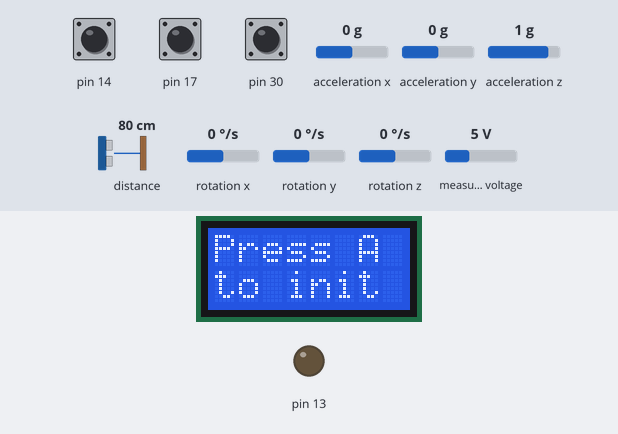
A sketch run on a simulated Arduino Leonardo, built with avr-gcc and run on an emulated ATmega32U4. On the bench: 8×2 character LCD, output pins drawn as LEDs (lit = HIGH). The inputs (shaded band) are chosen by the test bench; at power-on: pin 14 HIGH, pin 30 HIGH, pin 17 HIGH, acceleration x 0 g, acceleration y 0 g, acceleration z 1 g, distance to the obstacle 80 cm, rotation x 0 °/s, rotation y 0 °/s, rotation z 0 °/s, measured voltage 5 V. What the sketch prints to the serial monitor is not drawn.

Above: at 0.8 s.
0.9 s: pin 14 pulled LOW for 0.15 s
At 3.9 s:
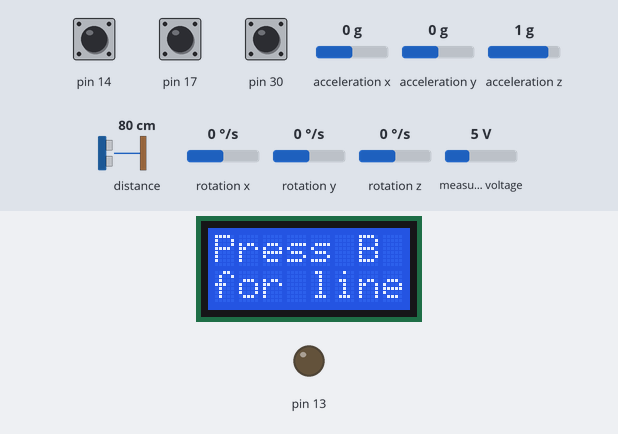
4.0 s: pin 30 pulled LOW for 0.15 s
At 4.2 s:
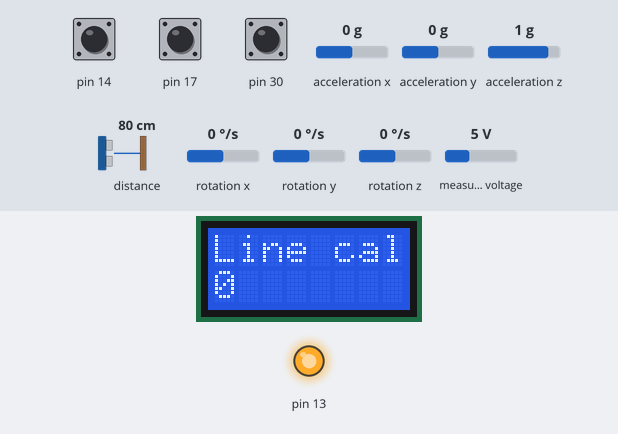
At 15.0 s:
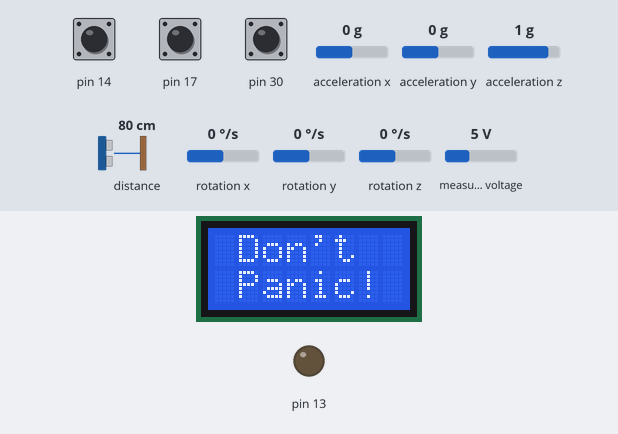
Timing chart, 0 to 15.9 s (numbered marks = the images above; inputs shaded):
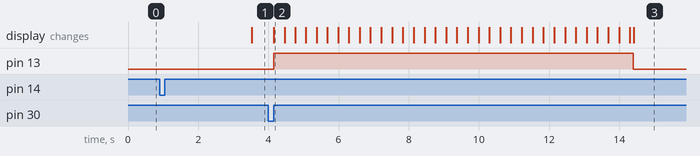

The sketch:

fsm.ino
```cpp
#include <Zumo32U4.h>
#include <Wire.h>
#include <L3G.h>

Zumo32U4ButtonA buttonA;
Zumo32U4ButtonB buttonB;
Zumo32U4ButtonC buttonC;

Zumo32U4LCD lcd;
Zumo32U4Motors motors;
Zumo32U4Encoders encoders;
Zumo32U4LineSensors lineSensors;
Zumo32U4ProximitySensors proxSensors;

L3G gyro;

bool A, B, C, D, E, F, G, H, I, J, K, L, M, N;
bool STOPPED, FOLLOW_LINE, TURN_90_CW, TURN_90_CCW, MOVE_CL;
bool obj_detected, finished, ang_reached, pos_reached, c_button, SP0, last_leg, prev_pos_reached, b_button;

float zumo_width = 0.086;
float box_width = 0.120;

int moves, motor_speed;

// other things
float bumo_voltage, gyro_noise;

// different gyro noise for the angle, not sure why this works
float gyro_noise_angle = 180.552 - 22.95;

// timing
unsigned long prev_time = 0;
unsigned long current_time = 0;
double dt = 0;

// desired signals
float r_ang = 0;
float r_spd = 0;
float r_pos = 0;
float r_yaw = 0;

// raw signals
float spd = 0;
float ang = 0;
float pos = 0;
float yaw = 0;

// y signals
float y_ang = 0;
float y_spd = 0;
float y_pos = 0;
float y_yaw = 0;

float prev_pos = 0;

// noise in sensor
float gyro_noise_ang = 180.552 - 22.95;

// error signals

// k values
float k_p_pos = 26.959208108763857;
float k_d_pos = 2.246600675730321;
float k_sum_pos = 0.1;
// float k_sum_pos = 1;

float k_sum_ang = 5;
float k_d_ang = 0.00304407866625909;
float k_i_ang = 0;
float k_p_ang = 0.0273967079963318;

float k_p_spd = 4.16873686460883;
float k_i_spd = 66.6997898337413;
float k_sum_spd = 1;

float k_p_yaw = 1.045823900452918;
float k_i_yaw = 26.145597511322936;
float k_d_yaw = 0;
float k_sum_yaw = 1;

float k_p_line = 22.636093592411786;
float k_i_line = 0;
float k_d_line = 0.754536453080393;
float k_sum_line = 0.5;

// raw signals
float e_pos = 0;
float e_ang = 0;
float e_spd = 0;
float e_yaw = 0;
float e_line = 0;

// integral of error
float integral_pos = 0;
float integral_ang = 0;
float integral_spd = 0;
float integral_yaw= 0;

// previous error
float prev_e_pos = 0;
float prev_e_ang = 0;
float prev_e_spd = 0;
float prev_e_yaw = 0;
float prev_e_line = 0;

// derivative of error
float de_pos = 0;
float de_ang = 0;
float de_spd = 0;
float de_yaw = 0;
float de_line = 0;

// outputs
float u_spd;
float u_ang;
float u_pos;
float u_yaw;

// other control things
float delta = 0;
float d = 0.0470;
float u = 0.3;
float start_pos = 0;

// conversion
float counts_to_dps = 8.75/1000.0;
float counts_to_rps = counts_to_dps*PI/180.0;
float counts_to_m = 0.000191002136569940*.95;
double microsToS = 1/1000000.0;


// line following variables
#define NUM_SENSORS 3
unsigned int lineSensorValues[NUM_SENSORS];

void setup() {

  lcd.clear();
  lcd.print(F("Press A"));
  lcd.gotoXY(0, 1);
  lcd.print(F("to init"));

  buttonA.waitForButton();

  ledRed(1);

  // control variables initialize

  SP0 = true;
  ang_reached = false;
  pos_reached = false;
  finished = false;
  obj_detected = false;
  last_leg = false;

  moves = 0;

  // find bumo voltage

  float v_tot = 0;

  for(int i = 0; i < 10; i++){
    v_tot += readBatteryMillivolts();

  }

  v_tot /= 10.0;

  bumo_voltage = v_tot/1000.0;

  Serial.println("voltage: " + String(bumo_voltage));

  // start gyro
  Wire.begin();
  gyro.init();
  gyro.enableDefault();

  // find offset value
  float calib_tot = 0;
  float factor = 200.0;

  delay(200);

  for(int i = 0; i < factor; i++){
    gyro.read();
    calib_tot += gyro.g.z;
    delay(10);

  }

  gyro_noise = calib_tot/factor;
  Serial.println("gyro noise: " + String(gyro_noise));

  // initialize variables


  ledRed(0);

  // calibrate the sensors

  lcd.clear();
  lcd.print(F("Press B"));
  lcd.gotoXY(0, 1);
  lcd.print(F("for line"));

  buttonB.waitForButton();
  ledRed(1);

   Serial.begin(115200);
  //initialize 3 line sensors... middle, and two far outside.
  lineSensors.initThreeSensors();
  //initialize only the front proximity sensor
  proxSensors.initFrontSensor();

  //this will loop until you move the zumo across the line several times by hand.
  calibrateLineSensors();

  ledRed(0);

  // don't panic
  lcd.clear();
  lcd.print(F(" Don't"));
  lcd.gotoXY(0, 1);
  lcd.print(F(" Panic!"));


}

void loop() {

  // block 1

  c_button = buttonC.isPressed();
  b_button = buttonB.isPressed();

  // calculate time
  current_time = micros();
  dt = double(current_time - prev_time)*microsToS;
  prev_time = current_time;

  // position
  pos = float(encoders.getCountsRight())*counts_to_m;

  // speed
  double dp = pos - prev_pos;
  spd = dp/dt;
  prev_pos = pos;

  // proximity
  int proxCounts = proxSensors.countsFrontWithLeftLeds();
  delayMicroseconds(1000);

  // calculate y
  y_spd = spd;
  y_ang = ang;
  y_pos = pos - start_pos;

  // block 2

  A = SP0;
  B = STOPPED&&(!c_button);
  C = STOPPED&&c_button;
  D = FOLLOW_LINE&&(!obj_detected)&&(!finished);
  E = FOLLOW_LINE&&(obj_detected);
  F = FOLLOW_LINE&&finished;
  G = TURN_90_CW&&(!ang_reached);
  H = TURN_90_CW&&ang_reached&&(!last_leg);
  I = MOVE_CL&&(!pos_reached);
  J = MOVE_CL&&(pos_reached)&&(!last_leg);
  K = TURN_90_CCW&&ang_reached;
  L = TURN_90_CCW&&(!ang_reached);
  M = MOVE_CL&&(pos_reached)&&(last_leg);
  N = TURN_90_CW&&ang_reached&&last_leg;

  // for testing FSM purposes


  // block 3
  STOPPED = A||B||F;
  FOLLOW_LINE = C||D||N;
  TURN_90_CW = E||G||M;
  TURN_90_CCW = J||L;
  MOVE_CL = H||I||K;

  // block 4


  if(moves >= 3){

    last_leg = true;

  }

  // if you go into following the line, reset the position measuremnet

  if(C || N){

    start_pos = pos;

  }


  // update velocity controller r when entering follow_line stage
  if(C){

    r_spd = u;

  }

  // update r_ang and r_pos durring transions

  if(E){

    r_ang = 90;

  }

  if(J){

    r_ang = -90;

  }

  // reset r ang and r_pos when the states are exited

  if(H || (K && moves==2)){

    r_pos = (box_width + zumo_width)/2;

  }

  if(K&&moves==1){

    r_pos = box_width + zumo_width;

  }

  //Serial.println("STOPPED: " + String(STOPPED) + ", FOLLOW_LINE: " + String(FOLLOW_LINE) + ", TURN_90_CW:" + String(TURN_90_CW) + ", TURN_90_CCW: " + String(TURN_90_CCW) + ", MOVE_CL: " + String(MOVE_CL));


  // increase moves each time position is reached

  if(H||K){

    moves++;

  }

  // angle controller

  if(TURN_90_CW || TURN_90_CCW){

    gyro.read();

    float raw_out = gyro.g.z - gyro_noise_ang;
    float v = raw_out*counts_to_dps;

    e_ang = r_ang - ang;
    ang = ang + v*dt;
    de_ang = e_ang - prev_e_ang;
    integral_ang = integral_ang + e_ang*dt;

  }

  if(FOLLOW_LINE){


    // LINE ERROR

    // calculate error for line sensors

    lineSensors.readCalibrated(lineSensorValues);
    proxSensors.read();

    int error = readLineAAB(lineSensorValues);
    float lineerror_m = error*0.01/700;//this scaling is approximate. YMMV.
    e_line = lineerror_m;

//    Serial.print(lineerror_m, 10);
//    Serial.print("\t");
//    Serial.println(proxCounts);

    // control the error

    de_line = e_line - prev_e_line;
    delta = k_sum_line*(k_d_line*de_line + k_p_line*e_line);
    r_yaw = delta*u/d;


    // set previous
    prev_e_line = e_line;

    // YAW ERROR

    // read the yaw
    gyro.read();
    float yaw = (gyro.g.z - gyro_noise)*counts_to_rps;

    // calculate error
    e_yaw = r_yaw - yaw;
    de_yaw = e_yaw - prev_e_yaw;
    integral_yaw = integral_yaw + e_yaw*dt;

    float battery_offset = 1.0;

    if (r_yaw < 0) battery_offset *= -1;
    // other direction

    battery_offset = 0;

    u_yaw = k_sum_yaw*(k_p_yaw*e_yaw  + k_d_yaw*(de_yaw/dt) + k_i_yaw*integral_yaw) + battery_offset;

    // make sure motor isn't spinning too fast to clip the accelrometer
    if (u_yaw > 2.5) u_yaw = 2.5;
    if (u_yaw < -2.5) u_yaw = -2.5;

    float motor_speed_yaw = 400*(u_yaw/bumo_voltage);

    Serial.print("delta: ");
    Serial.print(delta, 10);
    Serial.print(", k_p_yaw*e_yaw: ");
    Serial.print(k_p_yaw*e_yaw , 10);
    Serial.print(", k_i_yaw*integral_yaw): ");
    Serial.print((k_i_yaw*integral_yaw) , 10);
    Serial.print(", r_yaw: ");
    Serial.print(r_yaw, 10);
    Serial.print(", yaw: ");
    Serial.print(yaw, 10);
    Serial.print(", motor_speed_yaw: ");
    Serial.println(motor_speed_yaw, 10);

    //motor_speed_yaw = 0;


    // previous
    prev_e_yaw = e_yaw;

    // VELOCITY ERROR
//
//    Serial.print("spd: ");
//    Serial.println(spd, 10);

    e_spd = r_spd - y_spd;
    integral_spd = integral_spd + e_spd*dt;

    u_spd = k_sum_spd*(k_i_spd*integral_spd + k_p_spd*e_spd);

    float motor_speed_vel = 400*u_spd/bumo_voltage;


    motors.setSpeeds(motor_speed_vel-motor_speed_yaw, int(1.02*motor_speed_vel) + int(.99*motor_speed_yaw));

//    Serial.print("motor_speed_vel: ");
//    Serial.print(motor_speed_vel, 10);
//    Serial.print(", motor_speed_yaw: ");
//    Serial.println(motor_speed_yaw, 10);

    //motors.setSpeeds(motor_speed_vel, int(1.02*motor_speed_vel) );


  }


  obj_detected = false;
  finished = false;
  ang_reached = false;
  pos_reached = false;

  SP0 = false;


}


// brown's funcs

//routine for calibrating the sensors
//this function was written by Ben Schmidel from Pololu, copied here.
//this allows you to calibrate the sensors right when zumo powers up.
//The calibration sets the threshold value for the sensors to distinguish
//between the track (dark) and surroundings (light).
//INSTRUCTIONS:  During calibration mode, slide the zumo laterally across
//the track so that all of the line sensors are alternately exposed to a
//a light surface and a dark surface.
void calibrateLineSensors()
{
  // To indicate we are in calibration mode, turn on the yellow LED
  // and print "Line cal" on the LCD.
  ledYellow(1);
  lcd.clear();
  lcd.print(F("Line cal"));

  for (uint16_t i = 0; i < 400; i++)
  {
    lcd.gotoXY(0, 1);
    lcd.print(i);
    lineSensors.calibrate();
  }

  ledYellow(0);
  lcd.clear();
}

//prof. Brown's function to read a fat (3.5") line and turn into an "error"
int readLineAAB(unsigned int vals[5]){
  //function returns integer counts representing error from line center
  //values 0, 2, 4 are the actual 3 sensors
  int pos = vals[1]+vals[0]-vals[2]-1000;
  return pos;
}
```

Measured:
- after the input at 0.9 s, the display: changes after 2.6 s (image 1)
- after the input at 4.0 s, pin 13: LOW → HIGH after 0.15 s, → LOW 10.3 s later; the display: changes after 0.16 s (image 2)
